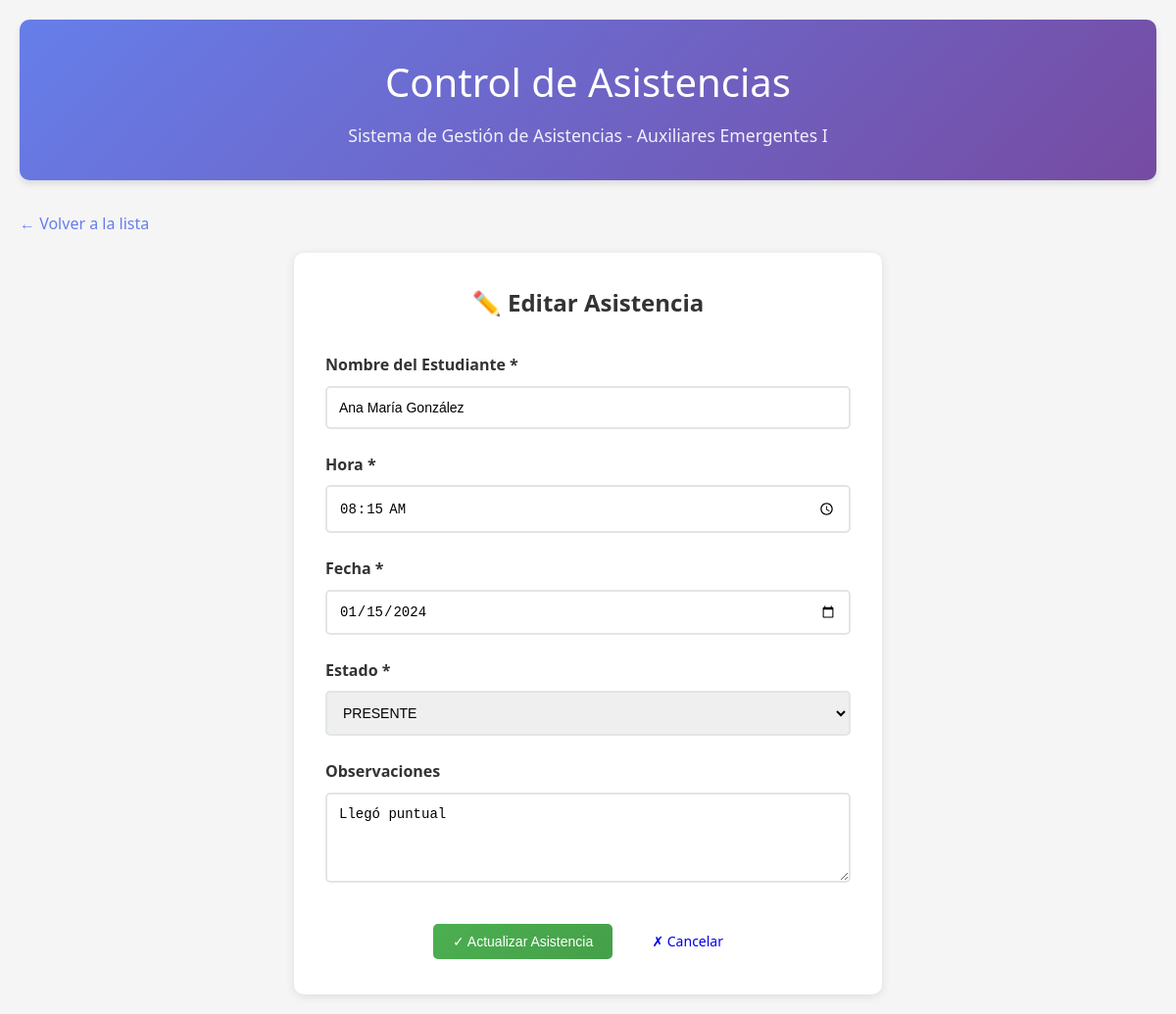
Screenshot of /index.php?action=edit&id=1 with the database file from the repository.
### tables this page shows
CREATE TABLE IF NOT EXISTS asistencias (
    id BIGINT AUTO_INCREMENT PRIMARY KEY,
    estudiante VARCHAR(255) NOT NULL,
    hora TIME NOT NULL,
    fecha DATE NOT NULL,
    estado ENUM('PRESENTE', 'AUSENTE', 'TARDE', 'JUSTIFICADO') DEFAULT 'PRESENTE',
    observaciones TEXT,
    created_at TIMESTAMP DEFAULT CURRENT_TIMESTAMP,
    updated_at TIMESTAMP DEFAULT CURRENT_TIMESTAMP ON UPDATE CURRENT_TIMESTAMP
);

### models/Asistencia.php (called while the page is built, shortened)
<?php
require_once 'config/database.php';
class Asistencia {
    private $conn;
    private $table_name = "asistencias";
    public $id;
    public function __construct() {
        $database = new Database();
        $this->conn = $database->getConnection();
    }
    public function readOne() {
        $query = "SELECT * FROM " . $this->table_name . " WHERE id = ? LIMIT 0,1";
        $stmt = $this->conn->prepare($query);
        $stmt->bindParam(1, $this->id);
        $stmt->execute();
        $row = $stmt->fetch(PDO::FETCH_ASSOC);
        if($row) {
            $this->estudiante = $row['estudiante'];
            $this->hora = $row['hora'];
            $this->fecha = $row['fecha'];
            $this->estado = $row['estado'];
            $this->observaciones = $row['observaciones'];
            return true;
        }
        return false;
    }
}
?>

### config/database.php (called while the page is built, shortened)
<?php
class Database {
    private $host = 'localhost';
    private $db_name = 'asistencias_db';
    private $username = 'root';
    private $password = '';
    public function getConnection() {
        $this->conn = null;
        try {
            $this->conn = new PDO("mysql:host=" . $this->host . ";dbname=" . $this->db_name,
                                $this->username, $this->password);
            $this->conn->exec("set names utf8");
            $this->conn->setAttribute(PDO::ATTR_ERRMODE, PDO::ERRMODE_EXCEPTION);
        } catch(PDOException $exception) {
            echo "Error de conexión: " . $exception->getMessage();
        }
        return $this->conn;
    }
}
?>

### views/asistencias/edit.php (the view, shortened to what this page needs)
<?php
include 'views/layout/header.php';
?>
<a href="index.php" class="back-link">← Volver a la lista</a>
<div class="form-container">
    <h2 style="text-align: center; margin-bottom: 2rem; color: #333;">✏️ Editar Asistencia</h2>
    <form method="POST" action="index.php?action=update&id=<?php echo $this->asistencia->id; ?>">
        <div class="form-group">
            <label for="estudiante">Nombre del Estudiante *</label>
            <input type="text" id="estudiante" name="estudiante" class="form-control"
                   value="<?php echo htmlspecialchars($this->asistencia->estudiante); ?>" required>
        </div>
        <div class="form-group">
            <label for="hora">Hora *</label>
            <input type="time" id="hora" name="hora" class="form-control"
                   value="<?php echo $this->asistencia->hora; ?>" required>
        </div>
        <div class="form-group">
            <label for="fecha">Fecha *</label>
            <input type="date" id="fecha" name="fecha" class="form-control"
                   value="<?php echo $this->asistencia->fecha; ?>" required>
        </div>
        <div class="form-group">
            <label for="estado">Estado *</label>
            <select id="estado" name="estado" class="form-control" required>
                <option value="PRESENTE" <?php echo ($this->asistencia->estado == 'PRESENTE') ? 'selected' : ''; ?>>PRESENTE</option>
            </select>
        </div>
        <div class="form-group">
            <label for="observaciones">Observaciones</label>
            <textarea id="observaciones" name="observaciones" class="form-control"
                      rows="4"><?php echo htmlspecialchars($this->asistencia->observaciones); ?></textarea>
        </div>
        <div style="text-align: center; margin-top: 2rem;">
            <button type="submit" class="btn btn-success" style="margin-right: 1rem;">
                ✓ Actualizar Asistencia
            </button>
            <a href="index.php" class="btn btn-secondary">
                ✗ Cancelar
            </a>
        </div>
    </form>
</div>
<?php include 'views/layout/footer.php'; ?>

### assets/css/style.css (style rules this page uses)
* { margin: 0; padding: 0; box-sizing: border-box; }
body { font-family: "Segoe UI", Tahoma, Geneva, Verdana, sans-serif; background-color: #f5f5f5; color: #333; line-height: 1.6; }
.btn { padding: 10px 20px; border: none; border-radius: 5px; cursor: pointer; text-decoration: none; display: inline-block; font-size: 14px; font-weight: 500; transition: all 0.3s ease; text-align: center; }
.btn-success { background: linear-gradient(135deg, #4caf50 0%, #45a049 100%); color: white; }
.form-container { background: white; border-radius: 10px; padding: 2rem; box-shadow: 0 2px 10px rgba(0, 0, 0, 0.1); max-width: 600px; margin: 0 auto; }
.form-group { margin-bottom: 1.5rem; }
.form-group label { display: block; margin-bottom: 0.5rem; font-weight: 600; color: #333; }
.form-control { width: 100%; padding: 12px; border: 2px solid #e1e5e9; border-radius: 5px; font-size: 14px; transition: border-color 0.3s ease; }
.back-link { display: inline-block; margin-bottom: 1rem; color: #667eea; text-decoration: none; font-weight: 500; }

### rows the page displays
asistencias: estudiante "Ana María González", hora "08:15:00", fecha "01/15/2024", estado "PRESENTE", observaciones "Llegó puntual"
